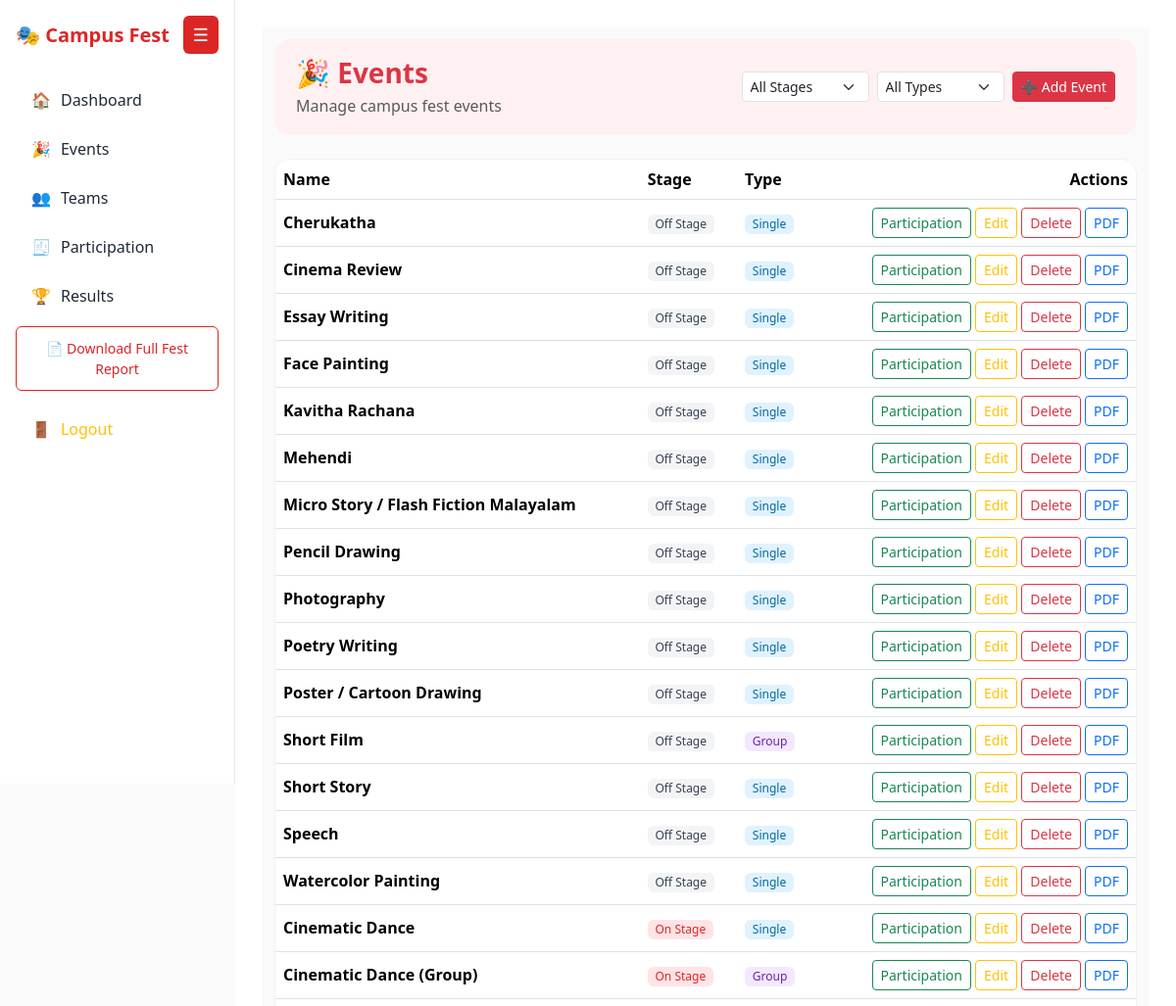
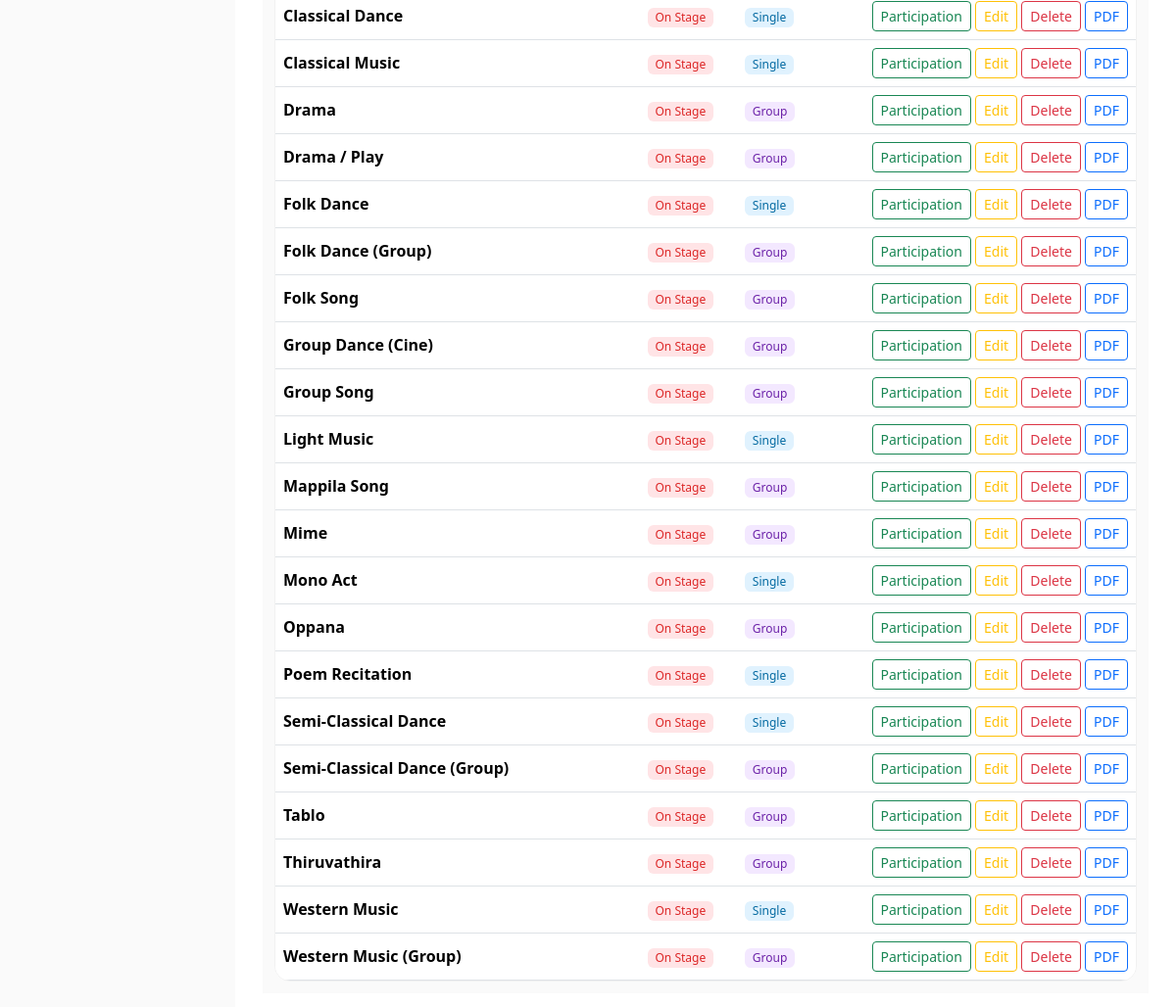
Page /ad/events/ (signed in) on the committed database (2 pictures, top to bottom).
### app/models.py (models this page shows, shortened)
class Event(models.Model):
    STAGE_TYPE_CHOICES = (
        ('ON_STAGE', 'On Stage'),
        ('OFF_STAGE', 'Off Stage'),
    )
    EVENT_TYPE_CHOICES = (
        ('SINGLE', 'Single'),
        ('GROUP', 'Group'),
    )
    name = models.CharField(max_length=200, unique=True)
    stage_type = models.CharField(
        max_length=10,
        choices=STAGE_TYPE_CHOICES
    )
    event_type = models.CharField(
        max_length=10,
        choices=EVENT_TYPE_CHOICES
    )
    min_team_size = models.PositiveIntegerField(default=1)
    max_team_size = models.PositiveIntegerField(default=1)

### app/views.py (the view)
# urls.py: path('ad/events/', views.event_list, name='event_list'),
@login_required
def event_list(request):
    stage = request.GET.get('stage')
    mode = request.GET.get('mode')   # NEW
    events = Event.objects.all().order_by('stage_type', 'name')
    if stage in ['ON_STAGE', 'OFF_STAGE']:
        events = events.filter(stage_type=stage)
    if mode in ['SINGLE', 'GROUP']:
        events = events.filter(event_type=mode)
    return render(request, 'event_list.html', {
        'events': events,
        'selected_stage': stage,
        'selected_mode': mode,   # NEW
    })

### app/templates/event_list.html (shortened to what this page needs)
{% extends "base.html" %}
{% block content %}
<div class="container-fluid events-wrap">
    <div class="events-header mb-4 d-flex justify-content-between align-items-center">
        <div>
            <h3 class="fw-semibold text-danger mb-1">🎉 Events</h3>
            <p class="text-muted mb-0">Manage campus fest events</p>
        </div>
        <div class="d-flex gap-2 align-items-center">
            <form method="get" class="d-flex gap-2">
                <select name="stage"
                        class="form-select form-select-sm filter-select"
                        onchange="this.form.submit()">
                    <option value="">All Stages</option>
                </select>
                <select name="mode"
                        class="form-select form-select-sm filter-select"
                        onchange="this.form.submit()">
                    <option value="">All Types</option>
                </select>
            </form>
            <a href="{% url 'event_create' %}" class="btn btn-danger btn-sm">
                ➕ Add Event
            </a>
        </div>
    </div>
    <div class="card events-card">
        <div class="table-responsive">
            <table class="table table-hover align-middle mb-0">
                <thead class="events-thead">
                    <tr>
                        <th>Name</th>
                        <th>Stage</th>
                        <th>Type</th>
                        <th class="text-end">Actions</th>
                    </tr>
                </thead>
                <tbody>
                {% for e in events %}
                    <tr>
                        <td class="fw-semibold">{{ e.name }}</td>
                        <td>
                            {% if e.stage_type == 'ON_STAGE' %}
                                <span class="badge badge-soft-red">On Stage</span>
                            {% else %}
                                <span class="badge badge-soft-gray">Off Stage</span>
                            {% endif %}
                        </td>
                        <td>
                            {% if e.event_type == 'SINGLE' %}
                                <span class="badge badge-soft-blue">Single</span>
                            {% else %}
                                <span class="badge badge-soft-purple">Group</span>
                            {% endif %}
                        </td>
                        <td class="text-end">
                            <a href="{% url 'participation_add' %}?event={{ e.id }}"
                               class="btn btn-sm btn-outline-success">
                                Participation
                            </a>
                            <a href="{% url 'event_edit' e.id %}"
                               class="btn btn-sm btn-outline-warning">
                                Edit
                            </a>
                            <a href="{% url 'event_delete' e.id %}"
                               class="btn btn-sm btn-outline-danger">
                                Delete
                            </a>
                            <a href="{% url 'event_result_pdf' e.id %}"
                               class="btn btn-sm btn-outline-primary">
                                PDF
                            </a>
                        </td>
                    </tr>
                {% empty %}
                    <tr>
                        <td colspan="4" class="text-center text-muted py-4">
                            No events found
                        </td>
                    </tr>
                {% endfor %}
                </tbody>
            </table>
        </div>
    </div>
</div>
{% endblock %}

### app/templates/base.html (style rules this page uses)
:root { --red:#e11d48; --red-soft:#ffe4e6; --text:#1f2937; --muted:#6b7280; --border:#e5e7eb; --bg:#fafafa; }
body { background:var(--bg); font-family:'Segoe UI',sans-serif; color:var(--text); overflow-x:hidden; }

### app/templates/event_list.html (style rules this page uses)
:root { --red:#dc2626; --red-soft:#fff1f2; --gray-soft:#f3f4f6; --border:#e5e7eb; }
.events-wrap { background:#fafafa; padding:12px; }
.events-header { background:var(--red-soft); padding:18px 22px; border-radius:16px; }
.filter-select { min-width:130px; }
.events-card { background:#ffffff; border-radius:16px; border:1px solid #f1f1f1; overflow:hidden; }
.events-thead { background:#fff5f5; }
.badge-soft-red { background:#ffe4e6; color:var(--red); font-weight:500; }
.badge-soft-gray { background:var(--gray-soft); color:#374151; font-weight:500; }
.badge-soft-blue { background:#e0f2fe; color:#0369a1; font-weight:500; }
.badge-soft-purple { background:#f3e8ff; color:#6b21a8; font-weight:500; }
.btn-outline-danger, .btn-outline-warning, .btn-outline-success, .btn-outline-primary { border-width:1.5px; }

### rows in the picture
Event: name "Cherukatha", stage_type "Off Stage", event_type "Single"
Event: name "Cinema Review", stage_type "Off Stage", event_type "Single"
Event: name "Essay Writing", stage_type "Off Stage", event_type "Single"
Event: name "Face Painting", stage_type "Off Stage", event_type "Single"
Event: name "Kavitha Rachana", stage_type "Off Stage", event_type "Single"
Event: name "Mehendi", stage_type "Off Stage", event_type "Single"
Event: name "Micro Story / Flash Fiction Malayalam", stage_type "Off Stage", event_type "Single"
Event: name "Pencil Drawing", stage_type "Off Stage", event_type "Single"
Event: name "Photography", stage_type "Off Stage", event_type "Single"
Event: name "Poetry Writing", stage_type "Off Stage", event_type "Single"
Event: name "Poster / Cartoon Drawing", stage_type "Off Stage", event_type "Single"
Event: name "Short Film", stage_type "Off Stage", event_type "Group"
Event: name "Short Story", stage_type "Off Stage", event_type "Single"
Event: name "Speech", stage_type "Off Stage", event_type "Single"
Event: name "Watercolor Painting", stage_type "Off Stage", event_type "Single"
Event: name "Cinematic Dance", stage_type "On Stage", event_type "Single"
Event: name "Cinematic Dance (Group)", stage_type "On Stage", event_type "Group"
Event: name "Classical Dance", stage_type "On Stage", event_type "Single"
Event: name "Classical Music", stage_type "On Stage", event_type "Single"
Event: name "Drama", stage_type "On Stage", event_type "Group"
Event: name "Drama / Play", stage_type "On Stage", event_type "Group"
Event: name "Folk Dance", stage_type "On Stage", event_type "Single"
Event: name "Folk Dance (Group)", stage_type "On Stage", event_type "Group"
Event: name "Folk Song", stage_type "On Stage", event_type "Group"
Event: name "Group Dance (Cine)", stage_type "On Stage", event_type "Group"
Event: name "Group Song", stage_type "On Stage", event_type "Group"
Event: name "Light Music", stage_type "On Stage", event_type "Single"
Event: name "Mappila Song", stage_type "On Stage", event_type "Group"
Event: name "Mime", stage_type "On Stage", event_type "Group"
Event: name "Mono Act", stage_type "On Stage", event_type "Single"
Event: name "Oppana", stage_type "On Stage", event_type "Group"
Event: name "Poem Recitation", stage_type "On Stage", event_type "Single"
Event: name "Semi-Classical Dance", stage_type "On Stage", event_type "Single"
Event: name "Semi-Classical Dance (Group)", stage_type "On Stage", event_type "Group"
Event: name "Tablo", stage_type "On Stage", event_type "Group"
Event: name "Thiruvathira", stage_type "On Stage", event_type "Group"
Event: name "Western Music", stage_type "On Stage", event_type "Single"
Event: name "Western Music (Group)", stage_type "On Stage", event_type "Group"
